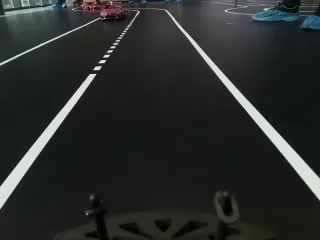
#> input picture src/img.jpg, 320 x 240 px; its folder holds only this picture in this run
$ python -i laneDetectionSend.py   (imports and definitions only)
#> lines starting #> are read from the running program, lines starting #| are printed output that depends on the picture

# IMPORT NECESSARY LIBRARIES
import numpy as np
import os
from scipy import optimize
from matplotlib import pyplot as plt, cm, colors
import cv2

# Defining variables to hold meter-to-pixel conversion
ym_per_pix = 0.8 / 360
# values from Brain
# Standard lane width is 0.35 meters divided by lane width in pixels which is
# calculated to be approximately 360 pixels not to be confused with frame height
xm_per_pix = 0.35 / 360

# Get path to the current working directory
# CWD_PATH = os.getcwd()

#  OLD trapez
src = [[100, 225],[0, 385],[639, 385],[475, 225]]


# rectangle
# src = [[0, 225],[0, 385],[639, 385],[639, 225]]
################################################################################
######## START - FUNCTIONS TO PERFORM IMAGE PROCESSING #########################
################################################################################

################################################################################
#### START - FUNCTION TO READ AN INPUT IMAGE ###################################

#### END - FUNCTION TO READ AN INPUT IMAGE #####################################
################################################################################


################################################################################
#### START - FUNCTION TO PROCESS IMAGE #########################################
def processImage(inpImage):

    # Apply HLS color filtering to filter out white lane lines
    #HLS stands for hue light saturation, another color space for image processing
    #TODO why is hls not used?
    #R: Looks like if I just use hls instead of rgb things dont go as planned
    #bgr = cv2.cvtColor(inpImage, cv2.COLOR_BGGR2BGR)

    #define the lower and upper white for the mask creation
    lower_white = np.array([0, 160,10])
    upper_white = np.array([255, 255, 255])

    #creates a mask that has 255 for values lower_white < px < upper_white else 0
    mask = cv2.inRange(inpImage, lower_white, upper_white)

    #bitwise AND between image and mask
    hls_result = cv2.bitwise_and(inpImage, inpImage, mask = mask)

    # Convert image to grayscale, apply threshold, blur & extract edges
    #Makes a gray version of the masked image
    gray = cv2.cvtColor(hls_result, cv2.COLOR_BGR2GRAY)

    #if 160 < px < 255 then px = 255 else px = 0 so that the lane is white

    blur = cv2.GaussianBlur(gray,(3, 3), 0)

    ret, thresh = cv2.threshold(blur, 190, 255, cv2.THRESH_BINARY)

    #applies a Gaussina Blur kernel of 3x3 to reduce the noise by smothing the image


    #applies Canny edge detection with 40 for strong edges and 60 for weak
    canny = cv2.Canny(blur, 40, 60)

    # [8 lines of commented-out code are left out]
    return inpImage, hls_result, gray, thresh, blur, canny
#### END - FUNCTION TO PROCESS IMAGE ###########################################
################################################################################


################################################################################
#### START - FUNCTION TO APPLY PERSPECTIVE WARP ################################

# [34 lines left out: function viewPerspectiveWarp, not called in this run]


def perspectiveWarp(inpImage):
    global src

    # Get image size
    #width and height
    img_size = (inpImage.shape[1], inpImage.shape[0])

    #BRAIN values for warp
    #TODO use these points
    # Perspective points to be warped
    # src = np.float32([[140, 100],
    #                   [340, 100],
    #                   [0, 360],
    #                   [480, 360]])

    # # Window to be shown
    # dst = np.float32([[75, 0],
    #                   [450, 0],
    #                   [75, 355],
    #                   [450, 355]])

    #TRACK Values
    # Perspective points to be warped
    srcc = np.float32(src)

    # # Window to be shown
    dst = np.float32([[0, 0],
                      [0, 480],
                      [640, 480],
                      [640, 0]])

    #TEST Values
    # Perspective points to be warped
    #src = np.float32([[80, 70],[0, 180],[320, 180],[230, 70]])

    # # Window to be shown
    #dst = np.float32([[0, 0],
                      #[0, img_size[1]],
           #           [img_size[0], img_size[1]],
          #            [img_size[1], 0]])

    #ORIGINAL values
    # Perspective points to be warped
    # src = np.float32([[590, 440],
    #                   [690, 440],
    #                   [200, 640],
    #                   [1000, 640]])

    # # Window to be shown
    # dst = np.float32([[200, 0],
    #                   [1200, 0],
    #                   [200, 710],
    #                   [1200, 710]])

    # Matrix to warp the image for birdseye window
    matrix = cv2.getPerspectiveTransform(srcc, dst)

    # Inverse matrix to unwarp the image for final window
    minv = cv2.getPerspectiveTransform(dst, srcc)

    #creates the birdseye view of the image
    birdseye = cv2.warpPerspective(inpImage, matrix, img_size)

    # Get the birdseye window dimensions
    height, width = birdseye.shape[:2]

    # Divide the birdseye view into 2 halves to separate left & right lanes
    #TODO is this needed?
    birdseyeLeft  = birdseye[0:height, 0:width // 2]
    birdseyeRight = birdseye[0:height, width // 2:width]

    # [5 lines of commented-out code are left out]

    return birdseye, birdseyeLeft, birdseyeRight, minv
#### END - FUNCTION TO APPLY PERSPECTIVE WARP ##################################
################################################################################


################################################################################
#### START - FUNCTION TO PLOT THE HISTOGRAM OF WARPED IMAGE (BIRDEYEVIEW IMAGE) ####################
def plotHistogram(inpImage):
    #TODO understand this better
    #R: adds the values from the photo making a 1D array with the sum from each column so that we can identify the lane
    histogram = np.sum(inpImage[inpImage.shape[0] // 2:, :], axis = 0)

    midpoint = int(histogram.shape[0] / 2)
    #argmax of :midpoint and midpoint: represents the point where there is the most white
    leftxBase = np.argmax(histogram[:midpoint])
    rightxBase = np.argmax(histogram[midpoint:]) + midpoint #TODOwhy + midpoint?

    plt.xlabel("Image X Coordinates")
    plt.ylabel("Number of White Pixels")

    # Return histogram and x-coordinates of left & right lanes to calculate
    # lane width in pixels
    return histogram, leftxBase, rightxBase
#### END - FUNCTION TO PLOT THE HISTOGRAM OF WARPED IMAGE ######################
################################################################################


################################################################################
#### START - APPLY SLIDING WINDOW METHOD TO DETECT CURVES ######################
def slide_window_search(binary_warped, histogram):

    # Find the start of left and right lane lines using histogram info
    out_img = np.dstack((binary_warped, binary_warped, binary_warped)) * 255

    #midpoint of the histogram
    midpoint = int(histogram.shape[0] / 2)

    #peaks of the histogram for left and right
    leftx_base = np.argmax(histogram[:midpoint])
    rightx_base = np.argmax(histogram[midpoint:]) + midpoint #TODOwhy + midpoint?

    # A total of 9 windows will be used
    nwindows = 9

    window_height = int(binary_warped.shape[0] / nwindows)

    #the indices of the non-zero elements
    nonzero = binary_warped.nonzero()
    nonzeroy = np.array(nonzero[0])
    nonzerox = np.array(nonzero[1])

    #the center of the first left and right rectangle
    leftx_current = leftx_base
    rightx_current = rightx_base

    #width of rectangle
    margin = 100

    #min no of pixels needed for the rectangle to recenter
    minpix = 50

    #centers of the left and right rectangles
    left_lane_inds = []
    right_lane_inds = []

    #### START - Loop to iterate through windows and search for lane lines #####
    for window in range(nwindows):
        #finds the coordinates of the rectangles
        win_y_low = binary_warped.shape[0] - (window + 1) * window_height
        win_y_high = binary_warped.shape[0] - window * window_height
        win_xleft_low = leftx_current - margin
        win_xleft_high = leftx_current + margin
        win_xright_low = rightx_current - margin
        win_xright_high = rightx_current + margin

        #draws the rectangles
        cv2.rectangle(out_img, (win_xleft_low, win_y_low), (win_xleft_high, win_y_high),
        (0,255,0), 2)
        cv2.rectangle(out_img, (win_xright_low,win_y_low), (win_xright_high,win_y_high),
        (0,255,0), 2)

        #finds the number of white pixels in the rectangle
        good_left_inds = ((nonzeroy >= win_y_low) & (nonzeroy < win_y_high) &
        (nonzerox >= win_xleft_low) &  (nonzerox < win_xleft_high)).nonzero()[0]
        good_right_inds = ((nonzeroy >= win_y_low) & (nonzeroy < win_y_high) &
        (nonzerox >= win_xright_low) &  (nonzerox < win_xright_high)).nonzero()[0]

        left_lane_inds.append(good_left_inds)
        right_lane_inds.append(good_right_inds)

        #update the position of the next rectangle
        #TODO why the next rectanle and not this one?
        if len(good_left_inds) > minpix:
            leftx_current = int(np.mean(nonzerox[good_left_inds]))
        if len(good_right_inds) > minpix:
            rightx_current = int(np.mean(nonzerox[good_right_inds]))
    #### END - Loop to iterate through windows and search for lane lines #######

    left_lane_inds = np.concatenate(left_lane_inds)
    right_lane_inds = np.concatenate(right_lane_inds)

    leftx = nonzerox[left_lane_inds]
    lefty = nonzeroy[left_lane_inds]
    rightx = nonzerox[right_lane_inds]
    righty = nonzeroy[right_lane_inds]

    # Apply 2nd degree polynomial fit to fit curves
    if  len(leftx) == 0:
        leftx = nonzerox[right_lane_inds]
    if len(lefty) == 0:
        lefty = nonzeroy[right_lane_inds]
    if len(rightx) == 0:
        rightx = nonzerox[left_lane_inds]
    if len(righty) == 0:
        righty = nonzeroy[left_lane_inds]


    left_fit = np.polyfit(lefty, leftx, 2)
    right_fit = np.polyfit(righty, rightx, 2)

    ploty = np.linspace(0, binary_warped.shape[0]-1, binary_warped.shape[0])
    left_fitx = left_fit[0] * ploty**2 + left_fit[1] * ploty + left_fit[2]
    right_fitx = right_fit[0] * ploty**2 + right_fit[1] * ploty + right_fit[2]

    ltx = np.trunc(left_fitx)
    rtx = np.trunc(right_fitx)
    plt.plot(right_fitx)
    # plt.show()

    out_img[nonzeroy[left_lane_inds], nonzerox[left_lane_inds]] = [255, 0, 0]
    out_img[nonzeroy[right_lane_inds], nonzerox[right_lane_inds]] = [0, 0, 255]

    # plt.imshow(out_img)
    plt.plot(left_fitx,  ploty, color = 'yellow')
    plt.plot(right_fitx, ploty, color = 'pink')

    #TODO implement these plt sizes
    plt.xlim(0, 480)
    plt.ylim(360, 0)

    # plt.xlim(0, 1280)
    # plt.ylim(720, 0)

    return ploty, left_fit, right_fit, ltx, rtx
#### END - APPLY SLIDING WINDOW METHOD TO DETECT CURVES ########################
################################################################################


################################################################################
#### START - APPLY GENERAL SEARCH METHOD TO DETECT CURVES ######################
# [168 lines left out: functions general_search, measure_lane_curvature, draw_lane_lines, offCenter, addText, not called in this run]
#### END - FUNCTION TO ADD INFO TEXT TO FINAL IMAGE ############################
################################################################################

################################################################################
######## END - FUNCTIONS TO PERFORM IMAGE PROCESSING ###########################
################################################################################

################################################################################
################################################################################
################################################################################
################################################################################

################################################################################
######## START - MAIN FUNCTION #################################################
################################################################################

# Read the input image
# image = readVideo()
# _, frame = image.read()
################################################################################
#### START - LOOP TO PLAY THE INPUT IMAGE ######################################
# while True:

def detect_lane(frame):
    # _, frame = image.read()
    # frame = image


    # Apply perspective warping by calling the "perspectiveWarp()" function
    # Then assign it to the variable called (birdView)
    # Provide this function with:
    # 1- an image to apply perspective warping (frame)
    birdView, birdViewL, birdViewR, minverse = perspectiveWarp(frame)
    #viewPerspectiveWarp(frame)

    # Apply image processing by calling the "processImage()" function
    # Then assign their respective variables (img, hls, grayscale, thresh, blur, canny)
    # Provide this function with:
    # 1- an already perspective warped image to process (birdView)
    img, hls, grayscale, thresh, blur, canny = processImage(birdView)
    #imgL, hlsL, grayscaleL, threshL, blurL, cannyL = processImage(birdViewL)
    #imgR, hlsR, grayscaleR, threshR, blurR, cannyR = processImage(birdViewR)


    # # Plot and display the histogram by calling the "get_histogram()" function
    # # Provide this function with:
    # # 1- an image to calculate histogram on (thresh)
    hist, leftBase, rightBase = plotHistogram(thresh)
    # # print(rightBase - leftBase)
    #plt.plot(hist)
    # plt.show()


    ploty, left_fit, right_fit, left_fitx, right_fitx = slide_window_search(thresh, hist)
    #plt.plot(left_fit)
    # plt.show()


    draw_info = general_search(thresh, left_fit, right_fit)
    # # plt.show()


    curveRad, curveDir = measure_lane_curvature(ploty, left_fitx, right_fitx)


    # # Filling the area of detected lanes with green
    meanPts, result = draw_lane_lines(frame, thresh, minverse, draw_info)


    deviation, directionDev = offCenter(meanPts, frame)


    # # Adding text to our final image
    finalImg = addText(result, curveRad, curveDir, deviation, directionDev)

    # # # # Displaying final image
    # cv2.imshow("Final", finalImg)

    # return deviation
    return deviation,birdView,thresh,finalImg
    # return 0

    # Wait for the ENTER key to be pressed to stop playback

#### END - LOOP TO PLAY THE INPUT IMAGE ########################################
################################################################################

# Cleanup

################################################################################
######## END - MAIN FUNCTION ###################################################
################################################################################


##

>>> import cv2
>>> picture = cv2.imread('img.jpg')
#> picture is the input picture: shape (240, 320, 3); mean B, G, R 42.4, 44.6, 41.5
>>> result = detect_lane(picture)
#> in perspectiveWarp, `birdseye = cv2.warpPerspective(inpImage, matrix, img_size)`:
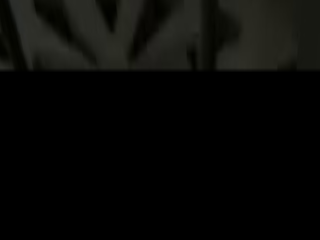
#> birdseye: shape (240, 320, 3); mean B, G, R 6.8, 8.6, 8.4
#> in perspectiveWarp, `birdseyeLeft  = birdseye[0:height, 0:width // 2]`:
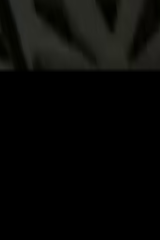
#> birdseyeLeft: shape (240, 160, 3); mean B, G, R 6.7, 8.4, 8.2
#> in perspectiveWarp, `birdseyeRight = birdseye[0:height, width // 2:width]`:
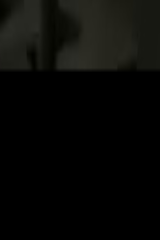
#> birdseyeRight: shape (240, 160, 3); mean B, G, R 6.8, 8.7, 8.5
#> in detect_lane, `birdView, birdViewL, birdViewR, minverse = perspectiveWarp(frame)`: minverse = [[0.586, -0.208, 100], [2.22e-16, 0.00196, 225], [5.42e-19, -0.000861, 1]]
#> in processImage, `mask = cv2.inRange(inpImage, lower_white, upper_white)`: mask: shape (240, 320); every value is 0
#> in processImage, `hls_result = cv2.bitwise_and(inpImage, inpImage, mask = mask)`: hls_result: shape (240, 320, 3); every value is 0
#> in plotHistogram, `histogram = np.sum(inpImage[inpImage.shape[0] // 2:, :], axis = 0)`: histogram = 320 values from 0 to 0
#> in plotHistogram, `leftxBase = np.argmax(histogram[:midpoint])`: leftxBase = 0
#> in plotHistogram, `rightxBase = np.argmax(histogram[midpoint:]) + midpoint`: rightxBase = 160
#> in detect_lane, `hist, leftBase, rightBase = plotHistogram(thresh)`: hist = 320 values from 0 to 0; leftBase = 0; rightBase = 160
#> in slide_window_search, `leftx_base = np.argmax(histogram[:midpoint])`: leftx_base = 0
#> in slide_window_search, `rightx_base = np.argmax(histogram[midpoint:]) + midpoint`: rightx_base = 160
#> in slide_window_search, `nonzero = binary_warped.nonzero()`: nonzero = (empty array, empty array)
#> in slide_window_search, `nonzeroy = np.array(nonzero[0])`: nonzeroy = empty array
#> in slide_window_search, `leftx_current = leftx_base`: leftx_current = 0
#> in slide_window_search, `rightx_current = rightx_base`: rightx_current = 160
#> after the loop in slide_window_search, `for window in range(nwindows):`:
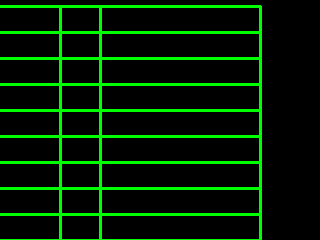
#> out_img: shape (240, 320, 3); mean of channels 0, 1, 2 0, 30.5, 0; drawn as B, G, R
#> after the loop in slide_window_search, `for window in range(nwindows):`: left_lane_inds = [empty array, empty array, empty array, empty array, empty array, empty array, empty array, empty array, empty array]; right_lane_inds has the same summary as left_lane_inds
#> in slide_window_search, `left_lane_inds = np.concatenate(left_lane_inds)`: left_lane_inds = empty array
#> (the run stopped early here; a loop or call above may not have finished)
